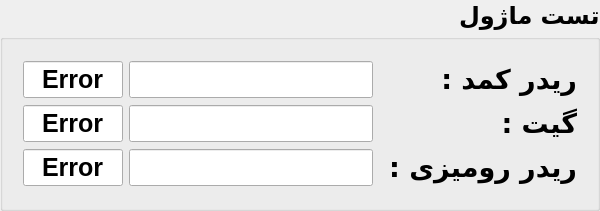
         <widget class="QGroupBox" name="groupBox_8">
          <property name="minimumSize">
           <size>
            <width>491</width>
            <height>211</height>
           </size>
          </property>
          <property name="font">
           <font>
            <family>B Nazanin</family>
            <pointsize>18</pointsize>
            <bold>true</bold>
           </font>
          </property>
          <property name="layoutDirection">
           <enum>Qt::RightToLeft</enum>
          </property>
          <property name="title">
           <string>تست ماژول</string>
          </property>
          <layout class="QGridLayout" name="gridLayout_5">
           <property name="leftMargin">
            <number>20</number>
           </property>
           <property name="topMargin">
            <number>20</number>
           </property>
           <property name="rightMargin">
            <number>20</number>
           </property>
           <property name="bottomMargin">
            <number>20</number>
           </property>
           <item row="0" column="0">
            <widget class="QLabel" name="label_2">
             <property name="font">
              <font>
               <family>B Nazanin</family>
               <pointsize>20</pointsize>
               <bold>true</bold>
              </font>
             </property>
             <property name="text">
              <string>ریدر کمد : </string>
             </property>
            </widget>
           </item>
           <item row="0" column="1">
            <widget class="QLineEdit" name="le_lock_M">
             <property name="font">
              <font>
               <family>Segoe UI</family>
               <pointsize>19</pointsize>
               <bold>true</bold>
              </font>
             </property>
             <property name="text">
              <string/>
             </property>
             <property name="alignment">
              <set>Qt::AlignCenter</set>
             </property>
            </widget>
           </item>
           <item row="0" column="2">
            <widget class="QLineEdit" name="le_OK1">
             <property name="minimumSize">
              <size>
               <width>0</width>
               <height>0</height>
              </size>
             </property>
             <property name="maximumSize">
              <size>
               <width>100</width>
               <height>16777215</height>
              </size>
             </property>
             <property name="font">
              <font>
               <family>Segoe UI</family>
               <pointsize>19</pointsize>
               <bold>true</bold>
              </font>
             </property>
             <property name="text">
              <string>Error</string>
             </property>
             <property name="alignment">
              <set>Qt::AlignCenter</set>
             </property>
             <property name="readOnly">
              <bool>true</bool>
             </property>
            </widget>
           </item>
           <item row="1" column="0">
            <widget class="QLabel" name="label_4">
             <property name="font">
              <font>
               <family>B Nazanin</family>
               <pointsize>20</pointsize>
               <bold>true</bold>
              </font>
             </property>
             <property name="text">
              <string>گیت : </string>
             </property>
            </widget>
           </item>
           <item row="1" column="1">
            <widget class="QLineEdit" name="le_gate_M">
             <property name="font">
              <font>
               <family>Segoe UI</family>
               <pointsize>19</pointsize>
               <bold>true</bold>
              </font>
             </property>
             <property name="alignment">
              <set>Qt::AlignCenter</set>
             </property>
            </widget>
           </item>
           <item row="1" column="2">
            <widget class="QLineEdit" name="le_OK2">
             <property name="minimumSize">
              <size>
               <width>0</width>
               <height>0</height>
              </size>
             </property>
             <property name="maximumSize">
              <size>
               <width>100</width>
               <height>16777215</height>
              </size>
             </property>
             <property name="font">
              <font>
               <family>Segoe UI</family>
               <pointsize>19</pointsize>
               <bold>true</bold>
              </font>
             </property>
             <property name="text">
              <string>Error</string>
             </property>
             <property name="alignment">
              <set>Qt::AlignCenter</set>
             </property>
             <property name="readOnly">
              <bool>true</bool>
             </property>
            </widget>
           </item>
           <item row="2" column="0">
            <widget class="QLabel" name="label_9">
             <property name="font">
              <font>
               <family>B Nazanin</family>
               <pointsize>20</pointsize>
               <bold>true</bold>
              </font>
             </property>
             <property name="text">
              <string>ریدر رومیزی : </string>
             </property>
            </widget>
           </item>
           <item row="2" column="1">
            <widget class="QLineEdit" name="le_reader_M">
             <property name="font">
              <font>
               <family>Segoe UI</family>
               <pointsize>19</pointsize>
               <bold>true</bold>
              </font>
             </property>
             <property name="alignment">
              <set>Qt::AlignCenter</set>
             </property>
            </widget>
           </item>
           <item row="2" column="2">
            <widget class="QLineEdit" name="le_OK3">
             <property name="minimumSize">
              <size>
               <width>0</width>
               <height>0</height>
              </size>
             </property>
             <property name="maximumSize">
              <size>
               <width>100</width>
               <height>16777215</height>
              </size>
             </property>
             <property name="font">
              <font>
               <family>Segoe UI</family>
               <pointsize>19</pointsize>
               <bold>true</bold>
              </font>
             </property>
             <property name="text">
              <string>Error</string>
             </property>
             <property name="alignment">
              <set>Qt::AlignCenter</set>
             </property>
             <property name="readOnly">
              <bool>true</bool>
             </property>
            </widget>
           </item>
          </layout>
         </widget>
